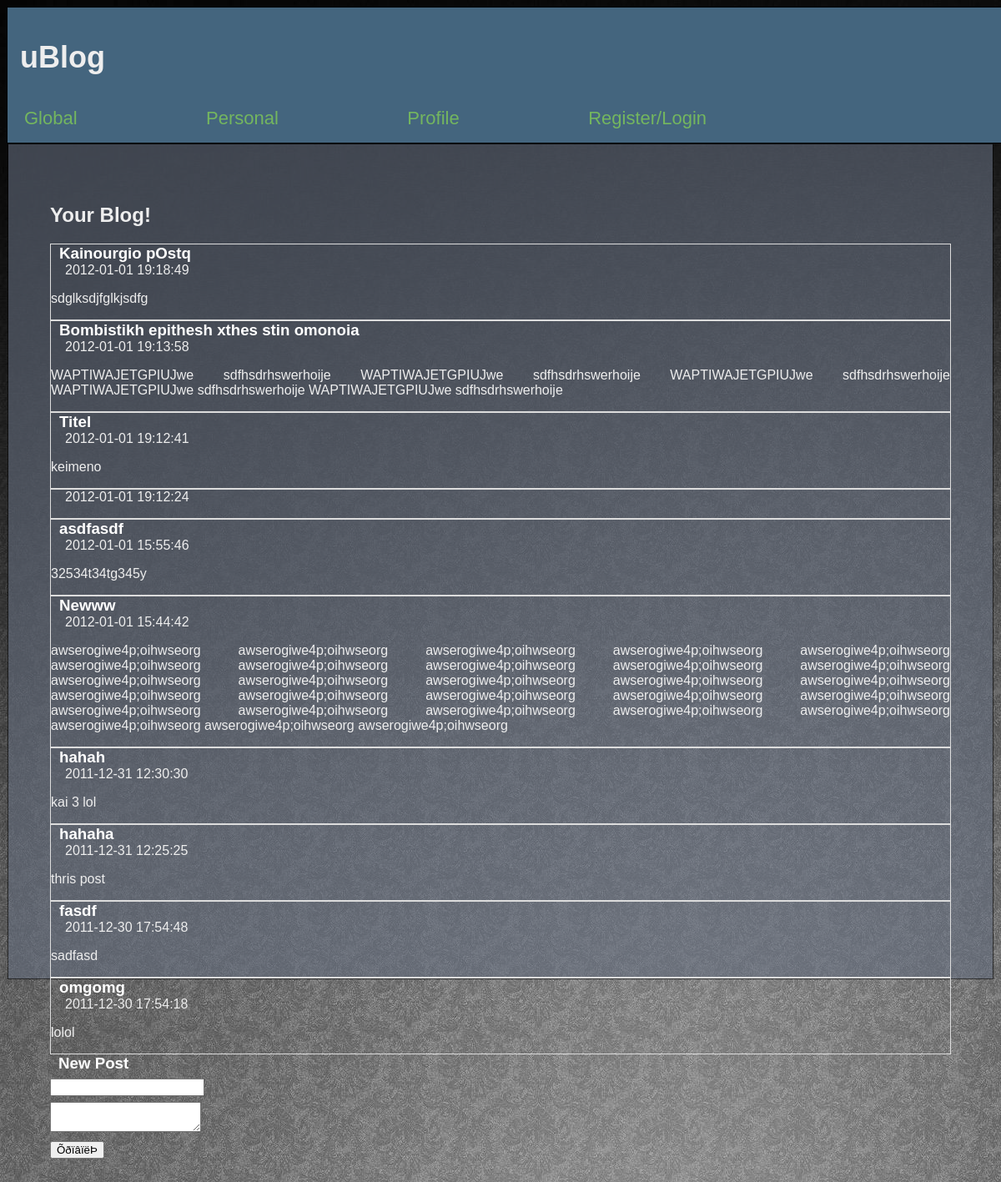
/index.php?redpage=conpost, run on the app's committed database.
### tables this page shows
CREATE TABLE IF NOT EXISTS `blog` (
  `blogid` int(11) NOT NULL AUTO_INCREMENT,
  `userid` int(11) NOT NULL,
  `title` varchar(50) NOT NULL,
  `stuff` longtext NOT NULL,
  `image` varchar(50) NOT NULL,
  `blogdate` timestamp NOT NULL DEFAULT CURRENT_TIMESTAMP,
  PRIMARY KEY (`blogid`)
);

### controllers/conpost.php (called while the page is built)
<?php
require "/views/header.php";
require "/models/personal.php";
require "/views/posting.php";
require "/views/footer.php";
?>

### index.php (called while the page is built, shortened)
<?php
	if( isset( $_GET[ 'redpage' ] ) ){
     $redpage = $_GET[ 'redpage' ];
    }
	else $redpage='globalblogs';
	require "controllers/{$redpage}.php";
?>

### models/personal.php (called while the page is built, shortened)
<?php
	$id=2;
	$result=mysql_query("
	SELECT 	*
	FROM blog
	WHERE userid=$id
	ORDER BY blogdate DESC
	LIMIT 0,20
	");
?>

### views/posting.php (the view, shortened to what this page needs)
<h2>Your Blog!</h2>
<?php
	while($row = mysql_fetch_array($result)){
		$t0=$row['title'];
		$t1=$row['stuff'];
		$t3=$row['blogdate'];
		echo"<div class='post'>";
		echo "<h3>$t0</h3> <p class='date'>$t3</p>";
		echo"
		<p>$t1</p>
		</div>
		";
	}
?>
<h3>New Post</h3>
<form method="post" action="models/doposting.php">
	<div>
        <input type="text" name="title" />
    </div>
    <div>
        <textarea name="text"></textarea>
    </div>
    <div>
        <input type="submit" value="ÕðïâïëÞ" />
    </div>
</form>

### views/header.php (shortened to what this page needs)
<!DOCTYPE html PUBLIC "-//W3C//DTD XHTML 1.0 Strict//EN"
"http://www.w3.org/TR/xhtml1/DTD/xhtml1-strict.dtd">
<html xmlns="http://www.w3.org/1999/xhtml" xml:lang="el" lang='el'>
    <head>
        <link rel="stylesheet" type="text/css" href="css/global.css" />
    </head>
    <body>
        <div class='header'>
		<h1>uBlog</h1>
		<p><a class='menuit' href="index.php?redpage=globalblogs">Global</a>
		<a class='menuit' href="index.php?redpage=conpost">Personal</a>
		<a class='menuit' href="index.php?redpage=profile">Profile</a>
		<a class='menuit' href="index.php?redpage=register">Register/Login</a>
		</p>
		</div>
		<div id='box'> </div>
        <div class="container">

### views/footer.php (shortened to what this page needs)
    </body>
</html>

### css/global.css (style rules this page uses)
body { background: #121212 url("../images/background.jpg") no-repeat top left; font-family: helvetica, sans-serif; color: #eeeeee; }
.header { width: 1200px; margin: auto; text-align: justify; background-color: #44657E; border:1px solid black; }
.header a { color: #74b65f; font-size:22px; padding: 0px 130px 10px 20px; }
h1 { font-size:36px; padding:15px 15px; }
#box { width: 1080px; height:900px; padding:50px; margin: auto; background-color: #646D7E; border:1px solid black; opacity:0.6; filter:alpha(opacity=60); }
.container { position: relative; bottom:1000px; width: 1080px; padding:50px; margin: auto; text-align: justify; }
.post { border-style: solid; border-width: 1px; border-color: #dddddd; }
h3 { color: #ffffff; text-align:left; margin: 0px 10px; }
.date { text-align:left; margin: 0px 17px; color: #eeeeee; }
a { text-decoration: none; color: #202636; }
label,input { margin: 7px 0px; }

### data on the page
blog: title "Kainourgio pOstq", blogdate "2012-01-01 19:18:49", stuff "sdglksdjfglkjsdfg"
blog: title "Bombistikh epithesh xthes stin omonoia", blogdate "2012-01-01 19:13:58", stuff "WAPTIWAJETGPIUJwe sdfhsdrhswerhoije WAPTIWAJETGPIUJwe sdfhsdrhswerhoije WAPTIWAJETGPIUJwe sdfhsdrhswerhoije WAPTIWAJETGPIUJwe sdfhsdrhswerhoije WAPTIWAJETGPIUJwe sdfhsdrhswerhoije"
blog: title "Titel", blogdate "2012-01-01 19:12:41", stuff "keimeno"
blog: blogdate "2012-01-01 19:12:24"
blog: title "asdfasdf", blogdate "2012-01-01 15:55:46", stuff "32534t34tg345y"
blog: title "Newww", blogdate "2012-01-01 15:44:42", stuff "awserogiwe4p;oihwseorg awserogiwe4p;oihwseorg awserogiwe4p;oihwseorg awserogiwe4p;oihwseorg awserogiwe4p;oihwseorg awserogiwe4p;oihwseorg awserogiwe4p;oihwseorg awserogiwe4p;oihwseorg awserogiwe4p;oihwseorg awserogiwe4p;oihwseorg awserogiwe4p;oihwseorg awserogiwe4p;oihwseorg awserogiwe4p;oihwseorg awserogiwe4p;oihwseorg awserogiwe4p;oihwseorg awserogiwe4p;oihwseorg awserogiwe4p;oihwseorg awserogiwe4p;oihwseorg awserogiwe4p;oihwseorg awserogiwe4p;oihwseorg awserogiwe4p;oihwseorg awserogiwe4p;oihwseorg awserogiwe4p;oihwseorg awserogiwe4p;oihwseorg awserogiwe4p;oihwseorg awserogiwe4p;oihwseorg awserogiwe4p;oihwseorg awserogiwe4p;oihwseorg"
blog: title "hahah", blogdate "2011-12-31 12:30:30", stuff "kai 3 lol"
blog: title "hahaha", blogdate "2011-12-31 12:25:25", stuff "thris post"
blog: title "fasdf", blogdate "2011-12-30 17:54:48", stuff "sadfasd"
blog: title "omgomg", blogdate "2011-12-30 17:54:18", stuff "lolol"
